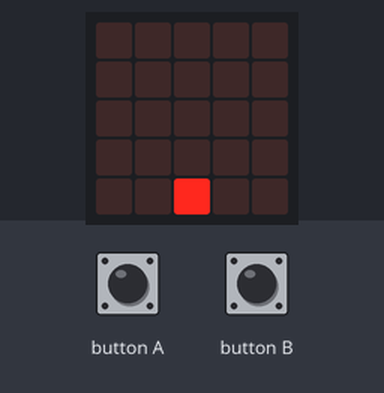
The program below on a simulated BBC micro:bit running MicroPython. On the bench: the board's 5×5 LED display. Dim RGB values are drawn brighter than linear.

Above: at 0.1 s.
At 0.7 s:
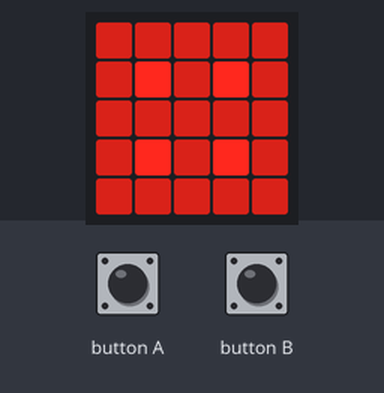
At 1.3 s:
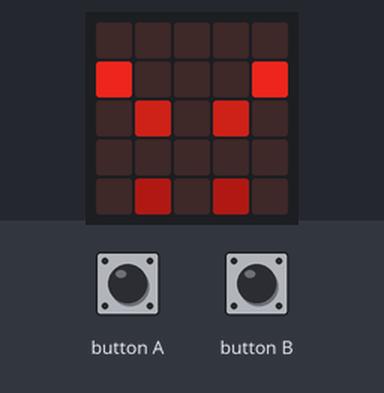
At 1.9 s:
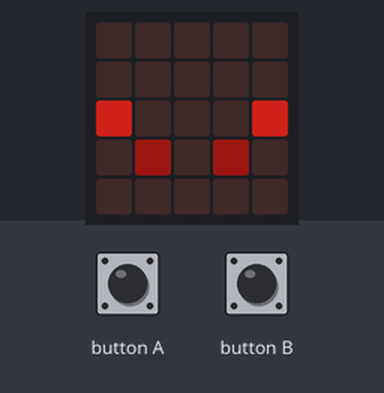
At 2.5 s:
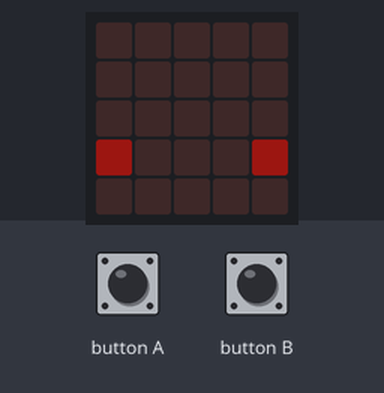

The program:

Jake.py
```python
from microbit import *

fire1 = Image("00000:00000:00000:00000:00900")
fire2 = Image("00000:00000:00000:00900:00500")
fire3 = Image("00000:00000:00900:00500:00000")
fire4 = Image("55555:59595:55555:59595:55555")
fire5 = Image("90009:06060:00100:06060:90009")
fire6 = Image("80008:05050:00000:05050:80008")
fire7 = Image("00000:70007:04040:00000:02020")
fire8 = Image("00000:60006:03030:00000:00000")
fire9 = Image("00000:50005:02020:00000:00000")
fire10 = Image("00000:00000:40004:01010:00000")
fire11 = Image("00000:00000:30003:00000:00000")
fire12 = Image("00000:00000:20002:00000:00000")
fire13 = Image("00000:00000:00000:10001:00000")
fire14 = Image("00000:00000:00000:00000:00000")

#def fade():
#    for x in range(0,5):
#        for y in range(0,5):
#            br = display.get_pixel(y,x)
#            while br > 0:
#                display.set_pixel(y,x,br-1)
#                br = display.get_pixel(y,x)
#            sleep(100)


#def showpattern():
#    for x in range(0,5):
#        for y in range(0,5):
#            display.set_pixel(y,x,x+y+1)
#            sleep(100)
#    fade()


firework = [fire1, fire2, fire3, fire4, fire5, fire6, fire7, fire8, fire9, fire10, fire11, fire12, fire13, fire14]
display.show(firework, delay=200)

#while True:
#    if button_a.was_pressed():
#        display.show(firework, delay=200)
#    if button_b.was_pressed():
#        showpattern()
```
